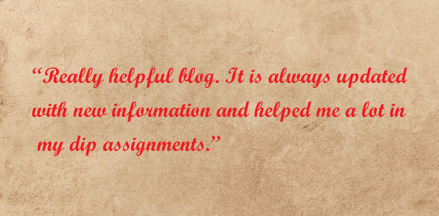
#> input picture assignment/Morphological and Image segmentation/connected.png, 439 x 216 px
$ python ex3.py   (older library calls are emulated)
#> lines starting #> are read from the running program, lines starting #| are printed output that depends on the picture; after the words box and inside, x2 and y2 are one past the last pixel; in counts of white or black regions, pixels touching at a corner belong together

import cv2

import numpy as np
from matplotlib import pyplot as plt


img = cv2.imread('connected.png')
#> img is the input picture: shape (216, 439, 3); mean B, G, R 140.2, 173.7, 213
gray_img = cv2.cvtColor(img ,cv2.COLOR_BGR2GRAY)
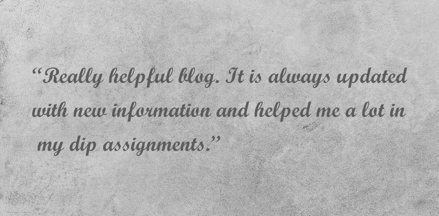
#> gray_img: shape (216, 439); min 81, max 220, mean 181.7

blurred = cv2.GaussianBlur(gray_img, (3, 3), 0)

threshold = cv2.threshold(blurred, 0, 255, cv2.THRESH_BINARY_INV | cv2.THRESH_OTSU)[1]
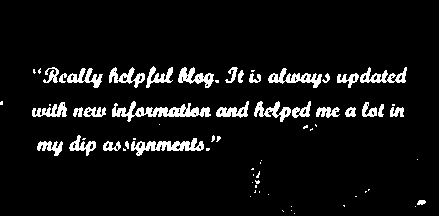
#> threshold: shape (216, 439); 6.8% white; 70 white regions (39 under 20 px), largest, box (x1, y1, x2, y2) and area: (112, 101, 211, 122) 789, (131, 138, 204, 156) 575, (268, 68, 322, 88) 417
image_canny = cv2.Canny(threshold,5,200)
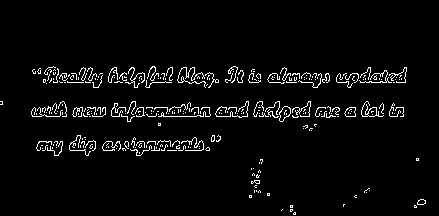
#> image_canny: shape (216, 439); 3.8% white in thin lines or dots, all inside (x1, y1, x2, y2) = (0, 66, 426, 215)
# Apply the Component analysis function
analysis = cv2.connectedComponentsWithStats(threshold,
                                            4,
                                            cv2.CV_32S)
(totalLabels, label_ids, values, centroid) = analysis
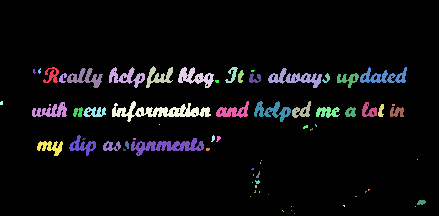
#> label_ids: shape (216, 439) int32; 71 distinct labels, from 0 to 70; one colour per label, 0 black
#> totalLabels = 71; values = 71 rows, first 6: [0, 0, 439, 216, 88331], [43, 67, 16, 16, 126], [109, 67, 36, 21, 312], [146, 66, 27, 22, 247], [178, 67, 36, 21, 349], [225, 67, 13, 16, 86]; centroid = 71 pairs, first value 1.09 to 421, second value 70.43 to 213
print("number of connected set: ",totalLabels)
#| number of connected set:  71

output = np.zeros(gray_img.shape, dtype="uint8")

title = ['original image', f'image binary, connected set = {totalLabels}', 'image canny']
#> title = ['original image', 'image binary, connected set = 71', 'image canny']
images = [img,threshold,image_canny]
for i in range(3):
    plt.subplot(3, 1, i+1), plt.imshow(cv2.cvtColor(images[i],cv2.COLOR_BGR2RGB))
    plt.title(title[i])
    plt.xticks([]), plt.yticks([])

plt.show()
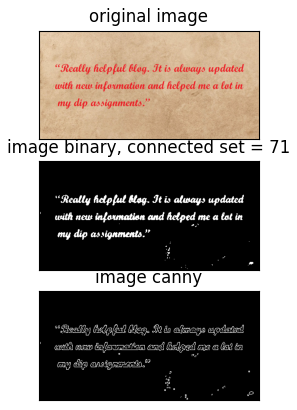
#> figure drawn by matplotlib, 3 panels

$ run again, with assignment/Morphological and Image segmentation/images.jpeg saved as assignment/Morphological and Image segmentation/connected.png
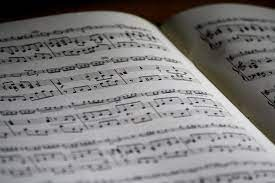
#> input picture assignment/Morphological and Image segmentation/images.jpeg, 275 x 183 px
#> img is the input picture: shape (183, 275, 3); mean B, G, R 126.1, 125.9, 127.7
#> threshold: shape (183, 275); 35.7% white; 155 white regions (137 under 20 px), largest, box (x1, y1, x2, y2) and area: (0, 0, 275, 144) 16173, (0, 107, 52, 116) 201, (0, 94, 27, 102) 147
#> image_canny: shape (183, 275); 6.1% white in thin lines or dots
#> `(totalLabels, label_ids, values, centroid) = analysis`:
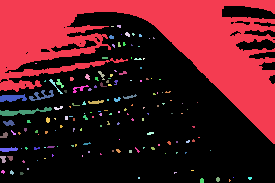
#> label_ids: shape (183, 275) int32; 156 distinct labels, from 0 to 155; one colour per label, 0 black
#> totalLabels = 156; values = 156 rows, first 6: [0, 6, 275, 177, 32379], [0, 0, 275, 144, 16173], [117, 25, 4, 3, 10], [111, 26, 3, 1, 3], [125, 32, 5, 5, 17], [132, 33, 3, 3, 6]; centroid = 156 pairs, first value 2.55 to 249.5, second value 25.8 to 180.2
#| number of connected set:  156
#> title = ['original image', 'image binary, connected set = 156', 'image canny']
#> `plt.show()`:
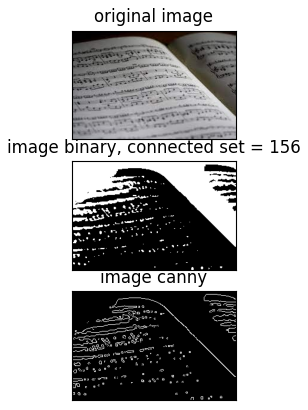
#> figure drawn by matplotlib, 3 panels
